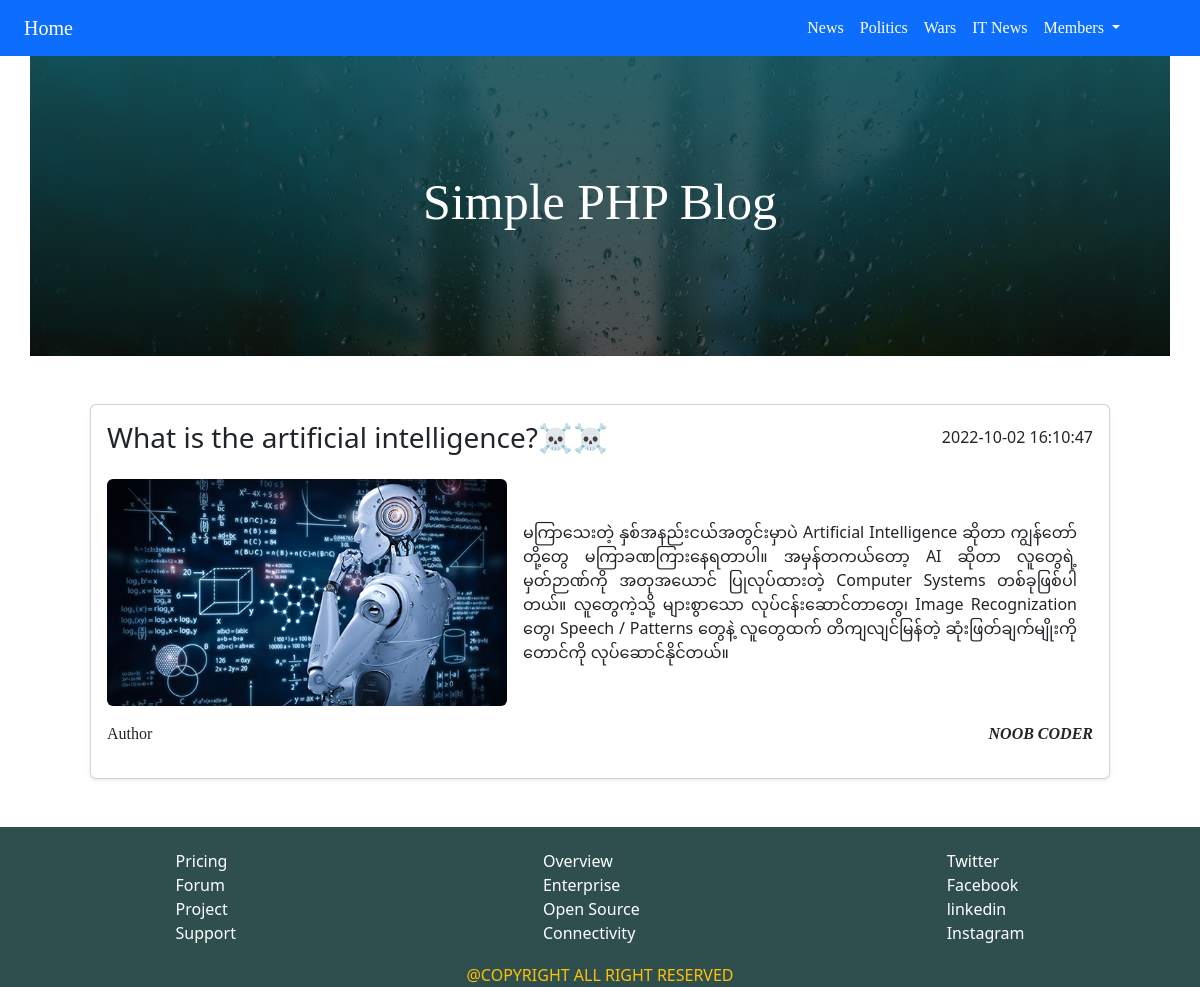
The app's page /detail.php?id=4 with its own data.
### tables this page shows
CREATE TABLE `post` (
  `id` int(11) NOT NULL,
  `title` varchar(255) DEFAULT NULL,
  `type` int(4) NOT NULL,
  `writer` varchar(255) NOT NULL,
  `content` text NOT NULL,
  `img_link` varchar(255) NOT NULL,
  `created_at` datetime NOT NULL
);

### CheckGen/dbHacker.php (called while the page is built, shortened)
<?php
function dbConnect()
{
    $db = mysqli_connect(DB_HOST, DB_USER, DB_PASS, DB_NAME);
    if (mysqli_connect_errno() > 0) {
        echo "connection error";
    } else {
        return $db;
    }
}

### detail.php (called while the page is built, shortened)
<?php include_once "view/top.php" ?>
<?php include_once "view/nav.php" ?>
<?php include_once "view/header.php" ?>
<?php include_once "CheckGen/postGenerator.php" ?>
<?php
$id= $_GET['id'];
showSinglePost($id);
?>
<?php include_once "view/footer.php" ?>
<?php include_once "view/bottom.php" ?>

### CheckGen/postGenerator.php (the view, shortened to what this page needs)
<?php include_once "CheckGen/dbHacker.php" ?>
<?php
function showSinglePost($id)
{
    $query = "SELECT * FROM post WHERE id=$id";
    $result = mysqli_query(dbConnect(), $query);
    foreach ($result as $data) {
        $pic = "./assets/upload/" . $data['img_link'];
        echo "
            <div class='card m-auto my-5 shadow-sm' style='width:85%;margin-bottom:10px;'>
                <div class='card-body'>
                    <div style='display:flex;justify-content: space-between;align-items: center'>
                     <h3 class='card-title'>" . $data['title'] . "</h3>
                    <h6 class='card-title'>" . $data['created_at'] . "</h6>
                     </div>
                      <div style='display:flex;justify-content: space-between;align-items: center'>
                     <div class='picture my-3'><img src='$pic' class='rounded' style='width:400px;'></div>
                    <p class='card-text mx-3' style='text-align: justify;'>" . $data['content'] . "
                       </p>
                       </div>
                   <div style='display:flex;justify-content: space-between;align-items: center'>
                     <p class='text'>Author</p>
                     <p class='text fw-bold text-uppercase'><i>" . $data['writer'] . "</i></p>
                     </div>
                </div>
            </div>
";
    }
}
?>

### custom.css (style rules this page uses)
.text { font-family: Cambria; }

### records on screen
post: title "What is the artificial intelligence?☠☠", created_at "2022-10-02 16:10:47", img_link (picture), content "မကြာသေးတဲ့ နှစ်အနည်းငယ်အတွင်းမှာပဲ Artificial Intelligence ဆိုတာ ကျွန်တော်တို့တွေ မကြာခဏကြားနေရတာပါ။ အမှန်တကယ်တော့ AI ဆိုတာ လူတွေရဲ့မှတ်ဉာဏ်ကို အတုအယောင် ပြုလုပ်ထားတဲ့ Computer Systems တစ်ခုဖြစ်ပါတယ်။ လူတွေကဲ့သို့ များစွာသော လုပ်ငန်းဆောင်တာတွေ၊ Image Recognization တွေ၊ Speech / Patterns တွေနဲ့ လူတွေထက် တိကျလျင်မြန်တဲ့ ဆုံးဖြတ်ချက်မျိုးကိုတောင်ကို လုပ်ဆောင်နိုင်တယ်။", writer "NOOB CODER"
